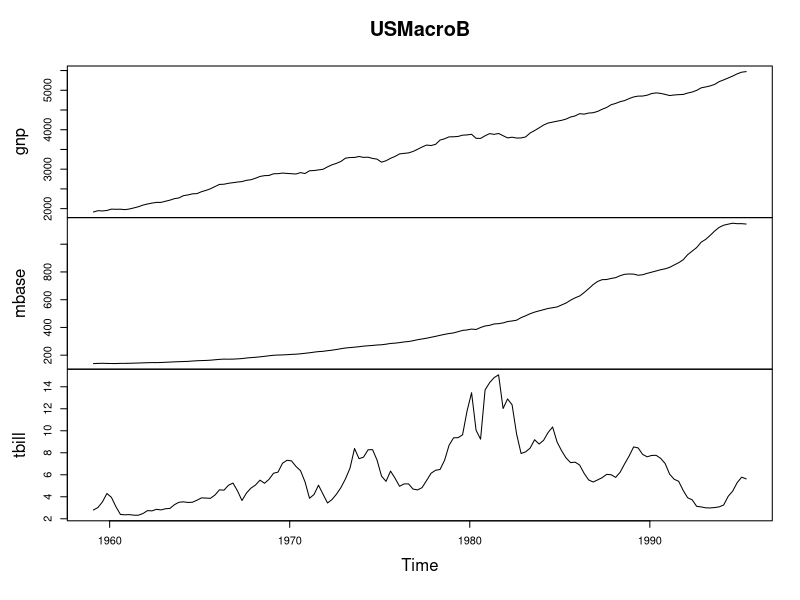

This figure's R source:
library(AER)


### Name: USMacroB
### Title: US Macroeconomic Data (1959-1995, Baltagi)
### Aliases: USMacroB
### Keywords: datasets

### ** Examples

data("USMacroB")
plot(USMacroB)
